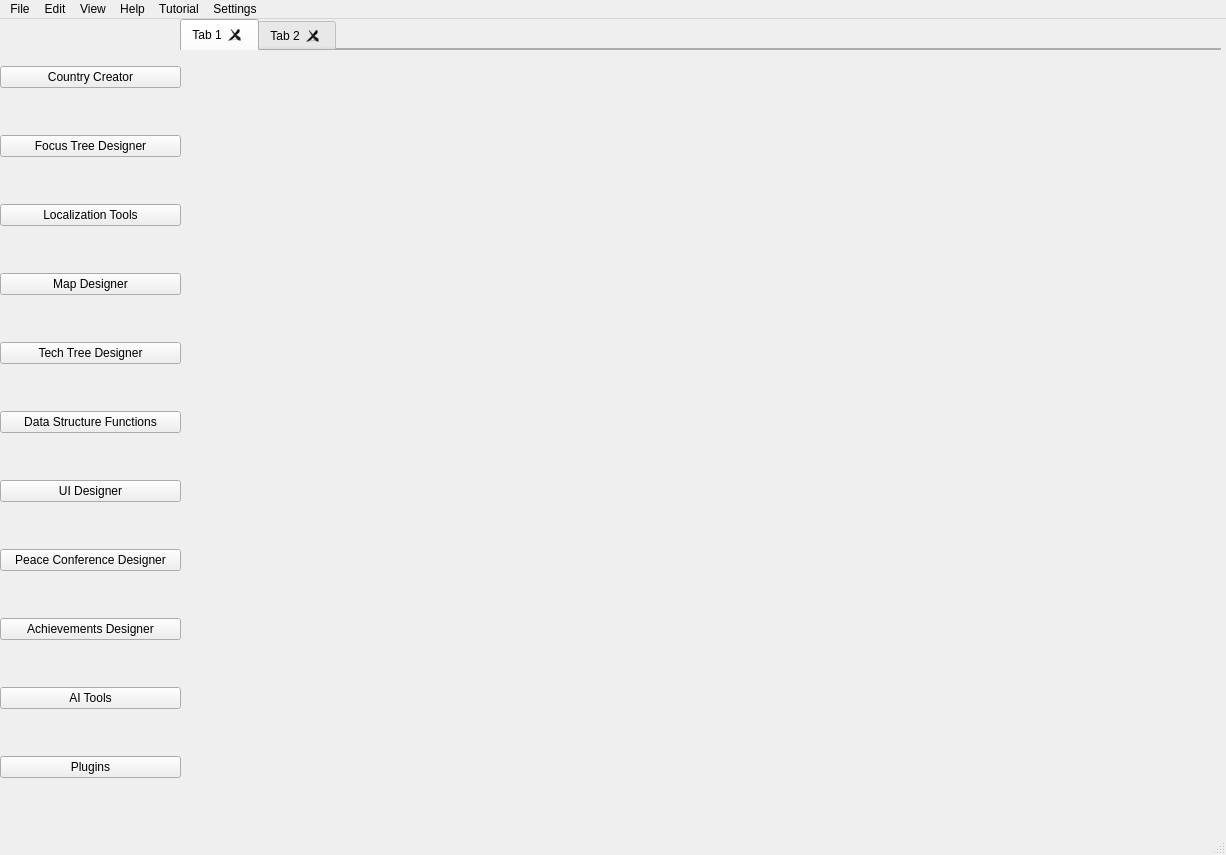
<?xml version="1.0" encoding="UTF-8"?>
<ui version="4.0">
 <class>MainWindow</class>
 <widget class="QMainWindow" name="MainWindow">
  <property name="geometry">
   <rect>
    <x>0</x>
    <y>0</y>
    <width>1226</width>
    <height>855</height>
   </rect>
  </property>
  <property name="minimumSize">
   <size>
    <width>1226</width>
    <height>855</height>
   </size>
  </property>
  <property name="windowTitle">
   <string>Hearts Of Iron 4: Arsenal</string>
  </property>
  <widget class="QWidget" name="centralwidget">
   <property name="minimumSize">
    <size>
     <width>1226</width>
     <height>812</height>
    </size>
   </property>
   <widget class="QWidget" name="Viewport" native="true">
    <property name="geometry">
     <rect>
      <x>180</x>
      <y>30</y>
      <width>1041</width>
      <height>781</height>
     </rect>
    </property>
    <property name="minimumSize">
     <size>
      <width>1041</width>
      <height>781</height>
     </size>
    </property>
   </widget>
   <widget class="QTabWidget" name="tabWidget">
    <property name="geometry">
     <rect>
      <x>180</x>
      <y>0</y>
      <width>1041</width>
      <height>31</height>
     </rect>
    </property>
    <property name="mouseTracking">
     <bool>true</bool>
    </property>
    <property name="acceptDrops">
     <bool>true</bool>
    </property>
    <property name="toolTipDuration">
     <number>0</number>
    </property>
    <property name="tabShape">
     <enum>QTabWidget::Rounded</enum>
    </property>
    <property name="currentIndex">
     <number>0</number>
    </property>
    <property name="tabsClosable">
     <bool>true</bool>
    </property>
    <property name="movable">
     <bool>true</bool>
    </property>
    <widget class="QWidget" name="Tab1">
     <attribute name="title">
      <string>Tab 1</string>
     </attribute>
    </widget>
    <widget class="QWidget" name="Tab2">
     <attribute name="title">
      <string>Tab 2</string>
     </attribute>
    </widget>
   </widget>
   <widget class="QWidget" name="verticalLayoutWidget">
    <property name="geometry">
     <rect>
      <x>0</x>
      <y>0</y>
      <width>181</width>
      <height>811</height>
     </rect>
    </property>
    <layout class="QVBoxLayout" name="verticalLayout">
     <property name="spacing">
      <number>0</number>
     </property>
     <item>
      <widget class="QPushButton" name="CountryCreatorButton">
       <property name="text">
        <string>Country Creator</string>
       </property>
      </widget>
     </item>
     <item>
      <widget class="QPushButton" name="FocusTreeDesignerButton_2">
       <property name="mouseTracking">
        <bool>false</bool>
       </property>
       <property name="text">
        <string>Focus Tree Designer</string>
       </property>
       <property name="checkable">
        <bool>false</bool>
       </property>
      </widget>
     </item>
     <item>
      <widget class="QPushButton" name="LocalizationButton">
       <property name="text">
        <string>Localization Tools</string>
       </property>
      </widget>
     </item>
     <item>
      <widget class="QPushButton" name="MapDesignerButton">
       <property name="text">
        <string>Map Designer</string>
       </property>
      </widget>
     </item>
     <item>
      <widget class="QPushButton" name="TechTreeDesignerButton">
       <property name="text">
        <string>Tech Tree Designer</string>
       </property>
      </widget>
     </item>
     <item>
      <widget class="QPushButton" name="DataStructureFunctionsButton">
       <property name="text">
        <string>Data Structure Functions</string>
       </property>
      </widget>
     </item>
     <item>
      <widget class="QPushButton" name="UIDesignerButton">
       <property name="text">
        <string>UI Designer</string>
       </property>
      </widget>
     </item>
     <item>
      <widget class="QPushButton" name="PeaceConferenceDesignerButton">
       <property name="text">
        <string>Peace Conference Designer</string>
       </property>
      </widget>
     </item>
     <item>
      <widget class="QPushButton" name="AchievementDesignerButton">
       <property name="text">
        <string>Achievements Designer</string>
       </property>
      </widget>
     </item>
     <item>
      <widget class="QPushButton" name="AIButton">
       <property name="text">
        <string>AI Tools</string>
       </property>
      </widget>
     </item>
     <item>
      <widget class="QPushButton" name="PluginsButton">
       <property name="text">
        <string>Plugins</string>
       </property>
      </widget>
     </item>
    </layout>
   </widget>
  </widget>
  <widget class="QStatusBar" name="statusbar"/>
  <widget class="QMenuBar" name="menubar">
   <property name="geometry">
    <rect>
     <x>0</x>
     <y>0</y>
     <width>1226</width>
     <height>22</height>
    </rect>
   </property>
   <widget class="QMenu" name="menuFiel">
    <property name="title">
     <string>File</string>
    </property>
    <addaction name="actionLink_Arsenal_To_Mod_Folder"/>
   </widget>
   <widget class="QMenu" name="menuEdit">
    <property name="title">
     <string>Edit</string>
    </property>
    <addaction name="actionUndo"/>
    <addaction name="actionRedo"/>
   </widget>
   <widget class="QMenu" name="menuView">
    <property name="title">
     <string>View</string>
    </property>
   </widget>
   <widget class="QMenu" name="menuTutorial">
    <property name="title">
     <string>Tutorial</string>
    </property>
   </widget>
   <widget class="QMenu" name="menuHelp">
    <property name="title">
     <string>Help</string>
    </property>
   </widget>
   <widget class="QMenu" name="menuSettings">
    <property name="title">
     <string>Settings</string>
    </property>
   </widget>
   <addaction name="menuFiel"/>
   <addaction name="menuEdit"/>
   <addaction name="menuView"/>
   <addaction name="menuHelp"/>
   <addaction name="menuTutorial"/>
   <addaction name="menuSettings"/>
  </widget>
  <action name="actionCountry_Creator_Help">
   <property name="text">
    <string>Country Creator Help</string>
   </property>
  </action>
  <action name="actionFocus_Tree_Designer_Help">
   <property name="text">
    <string>Focus Tree Designer Help</string>
   </property>
  </action>
  <action name="actionLocalization_Tools_Help">
   <property name="text">
    <string>Localization Tools Help</string>
   </property>
  </action>
  <action name="actionMap_Designer_Help">
   <property name="text">
    <string>Map Designer Help</string>
   </property>
  </action>
  <action name="actionTech_Tree_Designer_Help">
   <property name="text">
    <string>Tech Tree Designer Help</string>
   </property>
  </action>
  <action name="actionUndo">
   <property name="text">
    <string>Undo</string>
   </property>
  </action>
  <action name="actionRedo">
   <property name="text">
    <string>Redo</string>
   </property>
  </action>
  <action name="actionLink_Arsenal_To_Mod_Folder">
   <property name="text">
    <string>Link Arsenal To Mod Folder</string>
   </property>
  </action>
 </widget>
 <tabstops>
  <tabstop>tabWidget</tabstop>
  <tabstop>CountryCreatorButton</tabstop>
  <tabstop>FocusTreeDesignerButton_2</tabstop>
  <tabstop>DataStructureFunctionsButton</tabstop>
  <tabstop>TechTreeDesignerButton</tabstop>
  <tabstop>MapDesignerButton</tabstop>
  <tabstop>LocalizationButton</tabstop>
  <tabstop>PeaceConferenceDesignerButton</tabstop>
  <tabstop>AchievementDesignerButton</tabstop>
  <tabstop>AIButton</tabstop>
  <tabstop>PluginsButton</tabstop>
  <tabstop>UIDesignerButton</tabstop>
 </tabstops>
 <resources/>
 <connections/>
</ui>
